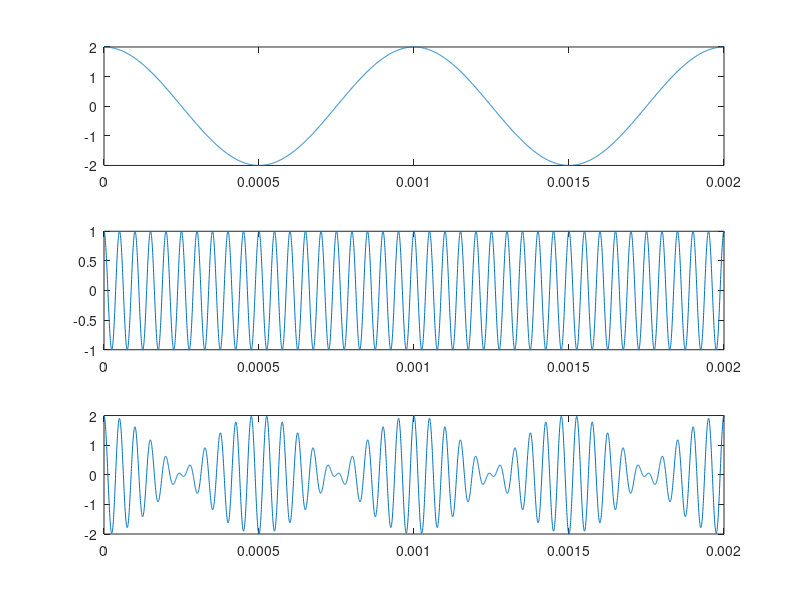
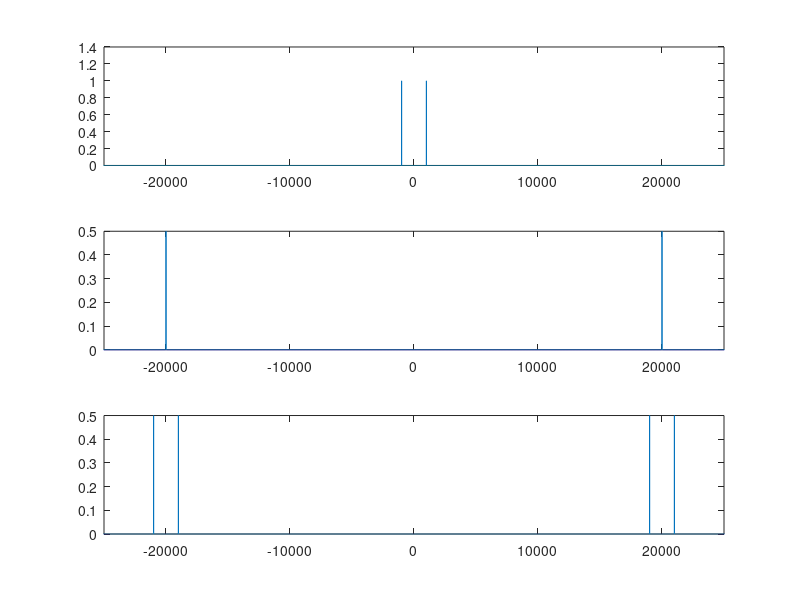
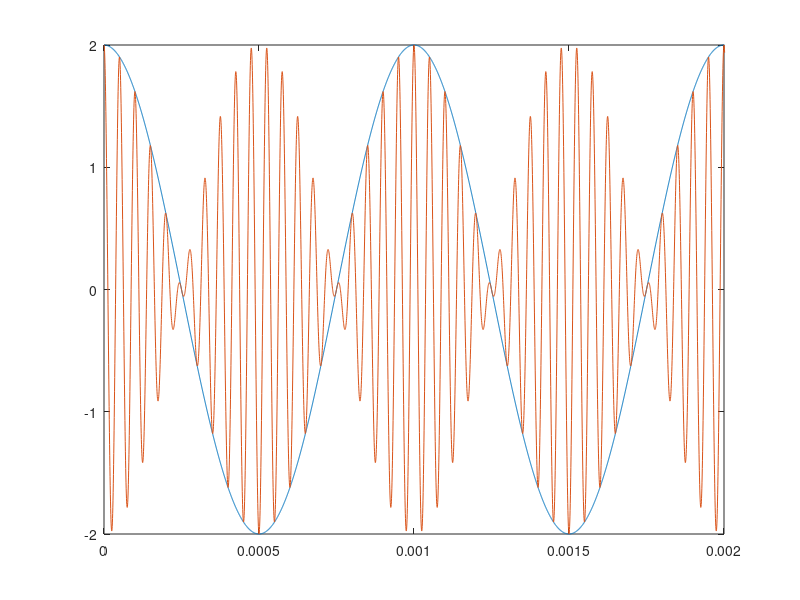
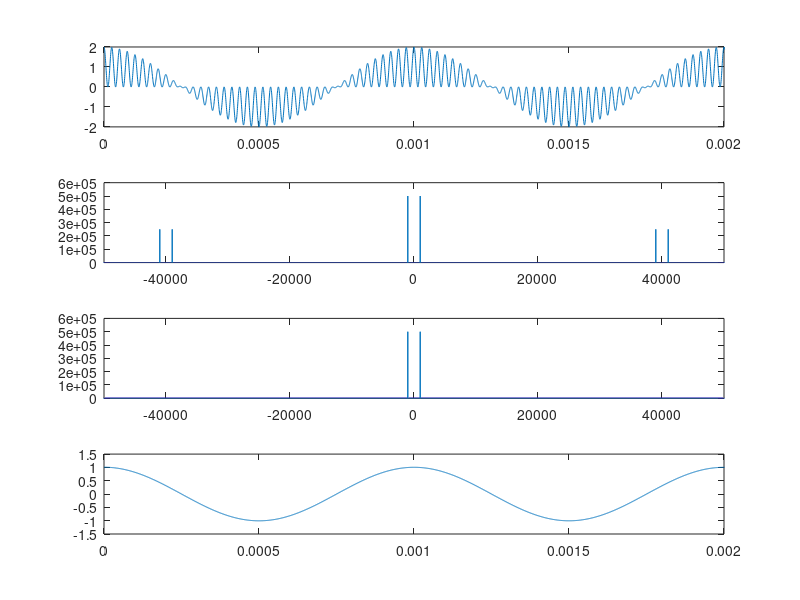

The MATLAB source for these figures, in order:
clear all;
close all;
clc

f_info = 1e3;
fc = 20e3;
N = 100;
fs = N*fc;
ts = 1/fs;
Ai = 2;
Ac = 1;
t_final = 0.5;
t = [0:ts:t_final];
info =Ai*cos(2*pi*f_info*t);
c = Ac*cos(2*pi*fc*t);
sinal_modulado = info.*c;
sinal_demod = sinal_modulado.*c;
filtro_pb = [zeros(1,499e3) ones(1,2001) zeros(1,499e3)];
f = [-fs/2:2:fs/2];
INFO = fft(info);
INFO = fftshift(INFO);
C = fft(c);
C = fftshift(C);
S = fft(sinal_modulado);
S = fftshift(S);
R = fft(sinal_demod);
R = fftshift(R);

R_pb = abs(R).*filtro_pb;

r_pb = ifftshift(R_pb);
r_pb = ifft(r_pb);

figure(1)
subplot(311)
plot(t,info)
xlim([0 2/f_info])
subplot(312)
plot(t,c)
xlim([0 2/f_info])
subplot(313)
plot(t,sinal_modulado)
xlim([0 2/f_info])

figure(2)
subplot(311)
plot(f,abs(INFO)/length(c))
xlim([-25e3 25e3])
subplot(312)
plot(f,abs(C)/length(c))
xlim([-25e3 25e3])
subplot(313)
plot(f,abs(S)/length(c))
xlim([-25e3 25e3])

figure(3)
plot(t,info)
xlim([0 2/f_info])
hold on
plot(t,sinal_modulado)
xlim([0 2/f_info])
T = length(info);

figure(4)
subplot(411)
plot(t,sinal_demod)
xlim([0 2/f_info])
subplot(412)
plot(f,abs(R))
xlim([-50e3 50e3])
subplot(413)
plot(f,R_pb)
xlim([-50e3 50e3])
subplot(414)
plot(t,r_pb)
xlim([0 2/f_info])
P_tx = (1/T)*sum(sinal_modulado.^2)
